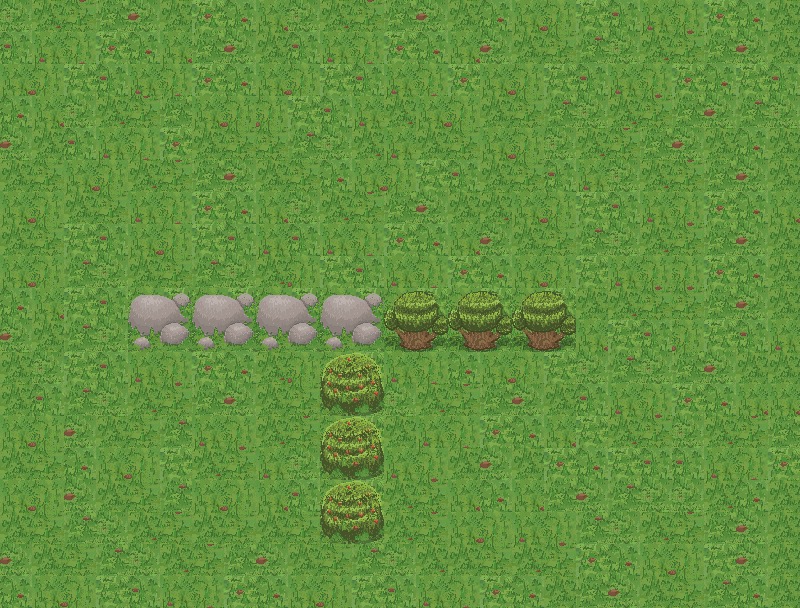

Rendered tile map (Tiled .tmx) drawn with the repository's tilesets; below, a short description and the full map source, tile grids included:
An orthogonal 25x19 tile map with 32x32 px tiles, 2 tile layers (walkable, obsticles), 4 tilesets.

<map version="1.0" orientation="orthogonal" renderorder="right-down" width="25" height="19" tilewidth="32" tileheight="32" nextobjectid="1">
 <tileset firstgid="1" name="grass_random_grid" tilewidth="32" tileheight="32" tilecount="4" columns="2">
  <image source="assets/grass_random_grid.png" width="64" height="64" />
 </tileset>
 <tileset firstgid="5" name="ground_tiles" tilewidth="32" tileheight="32" tilecount="48" columns="12">
  <image source="assets/ground_tiles.png" width="384" height="128" />
 </tileset>
 <tileset firstgid="53" name="signpost32px" tilewidth="32" tileheight="32" tilecount="1" columns="1">
  <image source="assets/signpost32px.png" width="32" height="32" />
 </tileset>
 <tileset firstgid="54" name="box" tilewidth="16" tileheight="16" tilecount="1" columns="1">
  <image source="assets/box.png" width="16" height="16" />
 </tileset>
 <layer name="walkable" width="25" height="19">
  <properties>
   <property name="collision" type="bool" value="true" />
  </properties>
  <data encoding="csv">
22,23,24,25,26,19,13,14,7,22,23,24,25,26,19,14,7,8,9,10,11,12,13,14,19,
10,11,12,13,14,7,25,26,19,10,11,12,13,14,7,26,19,20,21,22,23,24,25,26,19,
7,8,9,10,11,12,13,14,7,8,9,10,11,12,13,7,8,9,10,11,12,13,14,9,10,
14,7,22,23,24,25,7,8,8,9,10,11,23,7,8,19,20,21,22,23,24,25,26,21,22,
26,19,10,11,12,13,19,20,20,21,22,23,11,19,20,7,8,22,23,24,25,26,19,14,19,
19,20,7,8,23,24,25,26,19,20,14,7,8,9,10,19,20,10,11,22,23,24,25,26,19,
7,8,19,20,11,12,13,14,7,22,23,24,25,26,19,23,7,8,9,10,11,12,13,14,7,
19,20,9,10,7,8,9,10,11,10,11,12,13,14,7,26,19,20,21,22,23,24,25,26,19,
7,8,21,22,19,20,21,22,23,8,9,10,11,12,13,14,7,8,9,11,12,12,13,14,19,
14,7,9,10,35,36,35,36,35,36,35,36,33,34,33,34,33,34,19,23,24,24,25,26,19,
26,19,21,22,47,48,47,48,47,48,47,48,45,46,45,46,45,46,7,9,10,8,9,10,11,
19,22,9,10,11,12,13,14,23,8,37,38,11,12,14,7,8,9,22,21,22,25,26,19,19,
19,10,21,22,23,24,25,26,19,20,49,50,22,23,24,25,26,19,10,11,12,13,14,7,7,
7,8,26,19,20,21,11,12,23,24,37,38,19,11,12,13,14,7,9,23,24,22,23,24,25,
19,20,14,7,8,9,23,24,11,22,49,50,11,12,19,26,19,13,14,9,10,10,11,12,13,
7,8,26,19,20,21,7,8,7,10,37,38,23,24,7,14,7,25,26,21,22,22,23,14,19,
19,20,21,22,23,24,19,20,19,20,49,50,23,24,7,8,11,12,21,22,23,24,25,26,19,
26,19,20,21,22,23,24,25,26,19,20,21,22,23,19,20,23,24,13,14,7,8,9,26,19,
14,7,8,9,10,11,12,13,14,7,8,9,10,11,12,13,14,19,25,26,19,20,21,14,19
</data>
 </layer>
 <layer name="obsticles" width="25" height="19">
  <data encoding="csv">
0,0,0,0,0,0,0,0,0,0,0,0,0,0,0,0,0,0,0,0,0,0,0,0,0,
0,0,0,0,0,0,0,0,0,0,0,0,0,0,0,0,0,0,0,0,0,0,0,0,0,
0,0,0,0,0,0,0,0,0,0,0,0,0,0,0,0,0,0,0,0,0,0,0,0,0,
0,0,0,0,0,0,0,0,0,0,0,0,0,0,0,0,0,0,0,0,0,0,0,0,0,
0,0,0,0,0,0,0,0,0,0,0,0,0,0,0,0,0,0,0,0,0,0,0,0,0,
0,0,0,0,0,0,0,0,0,0,0,0,0,0,0,0,0,0,0,0,0,0,0,0,0,
0,0,0,0,0,0,0,0,0,0,0,0,0,0,0,0,0,0,0,0,0,0,0,0,0,
0,0,0,0,0,0,0,0,0,0,0,0,0,0,0,0,0,0,0,0,0,0,0,0,0,
0,0,0,0,0,0,0,0,0,0,0,0,0,0,0,0,0,0,0,0,0,0,0,0,0,
0,0,0,0,35,36,35,36,35,36,35,36,33,34,33,34,33,34,0,0,0,0,0,0,0,
0,0,0,0,47,48,47,48,47,48,47,48,45,46,45,46,45,46,0,0,0,0,0,0,0,
0,0,0,0,0,0,0,0,0,0,31,32,0,0,0,0,0,0,0,0,0,0,0,0,0,
0,0,0,0,0,0,0,0,0,0,43,44,0,0,0,0,0,0,0,0,0,0,0,0,0,
0,0,0,0,0,0,0,0,0,0,31,32,0,0,0,0,0,0,0,0,0,0,0,0,0,
0,0,0,0,0,0,0,0,0,0,43,44,0,0,0,0,0,0,0,0,0,0,0,0,0,
0,0,0,0,0,0,0,0,0,0,31,32,0,0,0,0,0,0,0,0,0,0,0,0,0,
0,0,0,0,0,0,0,0,0,0,43,44,0,0,0,0,0,0,0,0,0,0,0,0,0,
0,0,0,0,0,0,0,0,0,0,0,0,0,0,0,0,0,0,0,0,0,0,0,0,0,
0,0,0,0,0,0,0,0,0,0,0,0,0,0,0,0,0,0,0,0,0,0,0,0,0
</data>
 </layer>
</map>
